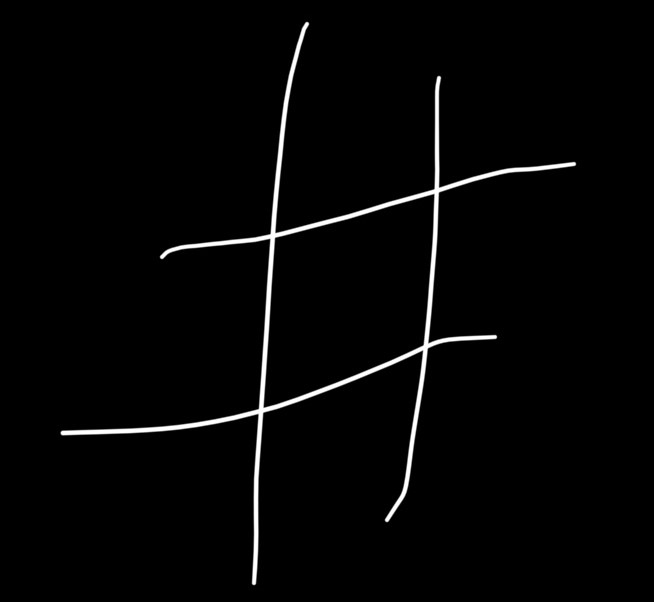
#> input picture PVA1/images/#_1.jpg, 654 x 602 px, found by its file name; its folder holds only this picture in this run
$ python readImages.py
#> lines starting #> are read from the running program, lines starting #| are printed output that depends on the picture
import os
import csv
import skimage
import matplotlib.pyplot as plt
import matplotlib.cm as cm

image_list = []
i = 1
for image in os.listdir('C:\\Users\\sever\\Desktop\\Documents\\PycharmProjects\\MLMODULE\\PVA1\\images'):
    image_path = 'C:\\Users\\sever\\Desktop\\Documents\\PycharmProjects\\MLMODULE\\PVA1\\images\\' + image
    img = skimage.io.imread(image_path)
#> img is the input picture: shape (602, 654, 3); min 0, max 255, mean 5.4
    img_gr = skimage.io.imread(image_path, as_gray=True)
#> img_gr: shape (602, 654) float64; min 0, max 1, mean 0.0214
    img_re = skimage.transform.resize(img_gr, (10, 10))
    imgplot = plt.imshow(img_re, cmap=cm.Greys_r)
    finalImage = [image]
    for x in img_re:
        for y in x:
            finalImage.append(y)
#> this loop made 10 passes
#> after the loop, finalImage = 101 items, first 6: '#_1.jpg', 0, 0, 2.76e-06, 0.00354, 0.0345
    image_list.append(finalImage)
    print('created ' + str(i / 50 * 100) + '%')
    i += 1

header = ['filename']
for i in range(100):
    header.append('Pixel ' + str(i + 1))

with open('symbole.csv', 'w', encoding='UTF8', newline='') as f:
    writer = csv.writer(f)
    writer.writerow(header)
    writer.writerows(image_list)
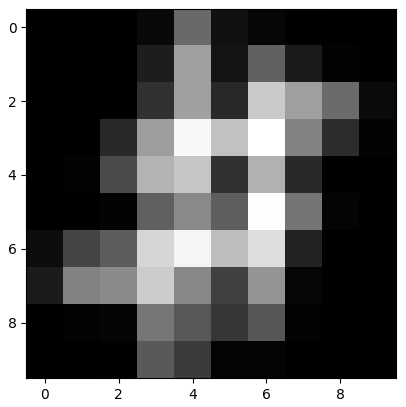
#> figure drawn by matplotlib, 1 panel

$ run again, on PVA1/images/#_4.jpg
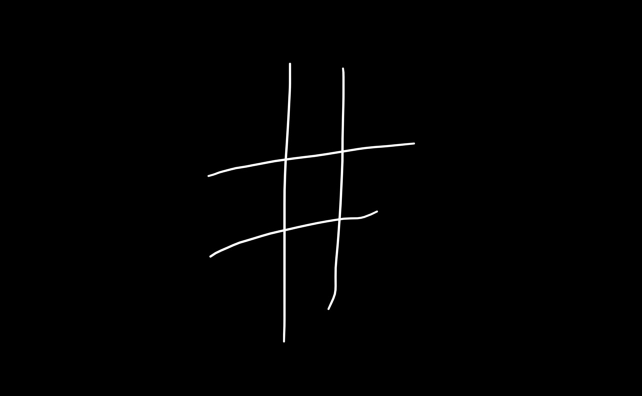
#> input picture PVA1/images/#_4.jpg, 1284 x 791 px, found by its file name (shown at 1/2 size)
#> img is the input picture: shape (791, 1284, 3); min 0, max 255, mean 2
#> the loop `for x in img_re:` made 10 passes
#> x on pass 2: [0, 0, 4.6e-08, 0.0015, 0.0142, 0.0105, 0.000627, 0, 0, 0]
#> after the loop `for x in img_re:`: finalImage = 101 items, first 6: '#_4.jpg', 0, 0, 2.83e-11, 4.66e-05, 0.000423
#> `writer.writerows(image_list)`:
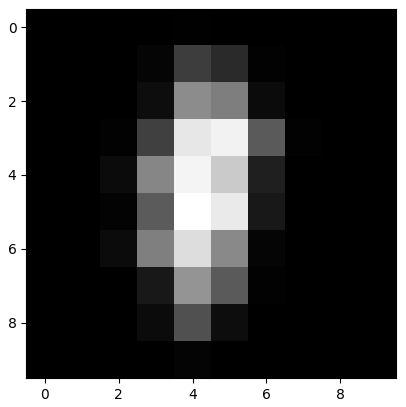
#> figure drawn by matplotlib, 1 panel

$ run again, on PVA1/images/#_10.jpg
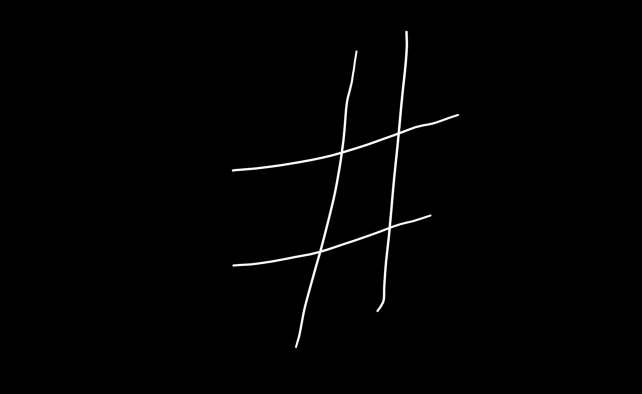
#> input picture PVA1/images/#_10.jpg, 1284 x 788 px, found by its file name (shown at 1/2 size)
#> img is the input picture: shape (788, 1284, 3); min 0, max 255, mean 2.4
#> the loop `for x in img_re:` made 10 passes
#> x on pass 9: [0, 0, 8e-07, 0.00127, 0.02, 0.0082, 0.002, 2.73e-05, 0, 0]
#> after the loop `for x in img_re:`: finalImage = 101 items, first 6: '#_10.jpg', 0, 0, 0, 1.71e-08, 0.000169
#> `writer.writerows(image_list)`:
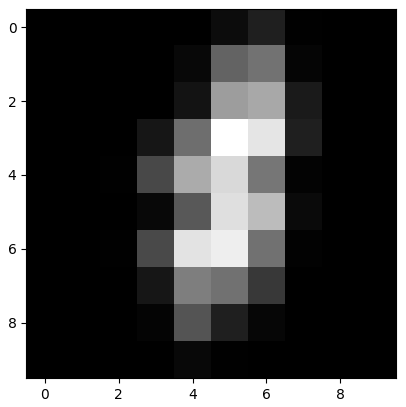
#> figure drawn by matplotlib, 1 panel
